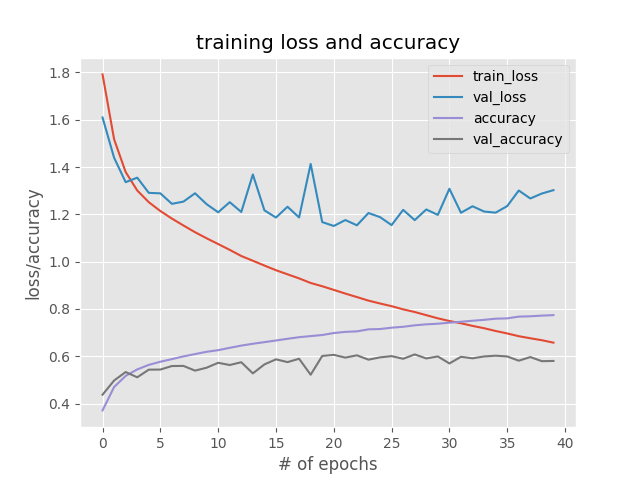

Reproduce this figure in Python.
from sklearn.preprocessing import LabelBinarizer
from sklearn.metrics import classification_report
from pyimagesearch.nn.conv.ShallowNet import ShallowNet
from tensorflow.keras.optimizers import SGD
from tensorflow.keras.datasets import cifar10
import matplotlib.pyplot as plt
import numpy as np
import argparse 

ap = argparse.ArgumentParser()
ap.add_argument("-w", "--weights", type=str, default="")
args = vars(ap.parse_args())

weights_path = args["weights"]

((trainX, trainY), (testX, testY)) = cifar10.load_data()
trainX = trainX.astype("float") / 255.0
testX = testX.astype("float") / 255.0

lb = LabelBinarizer()
trainY = lb.fit_transform(trainY)
testY = lb.fit_transform(testY)

label_names = ["airplane", "automobile", "bird", "cat", "deer", "dog", "frog", "horse", "ship", "truck"]


optimizer = SGD(learning_rate=0.01)
model = ShallowNet(width=32, height=32, depth=3, num_classes=len(label_names)).get_model()
model.compile(loss="categorical_crossentropy", optimizer=optimizer, metrics=["accuracy"])


EPOCHS=40
train_history = model.fit(trainX, trainY, validation_data=(testX, testY), epochs=EPOCHS, batch_size=32, verbose=1)

if weights_path != "":
    model.save(weights_path)

predictions = model.predict(testX, batch_size=32)
print(classification_report(testY.argmax(axis=1), predictions.argmax(axis=1), target_names=label_names))

plt.style.use("ggplot")
plt.figure()
plt.plot(np.arange(0, EPOCHS), train_history.history["loss"], label="train_loss")
plt.plot(np.arange(0, EPOCHS), train_history.history["val_loss"], label="val_loss")
plt.plot(np.arange(0, EPOCHS), train_history.history["accuracy"], label="accuracy")
plt.plot(np.arange(0, EPOCHS), train_history.history["val_accuracy"], label="val_accuracy")
plt.title("training loss and accuracy")
plt.xlabel("# of epochs")
plt.ylabel("loss/accuracy")
plt.legend()
plt.show()
